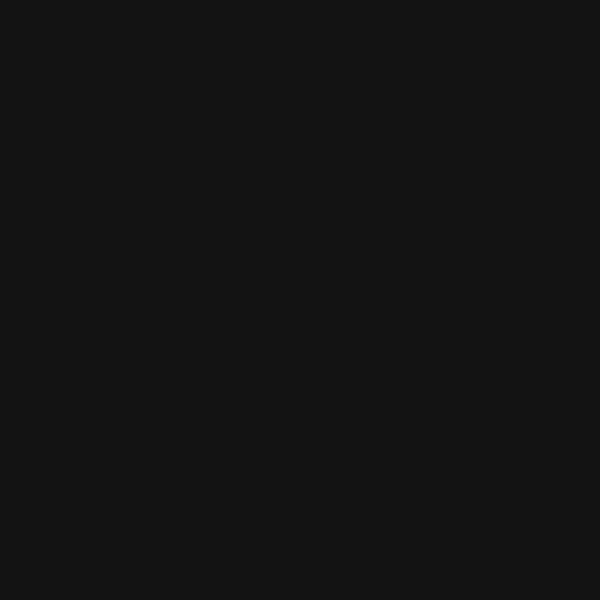
Frame 1 (no input)
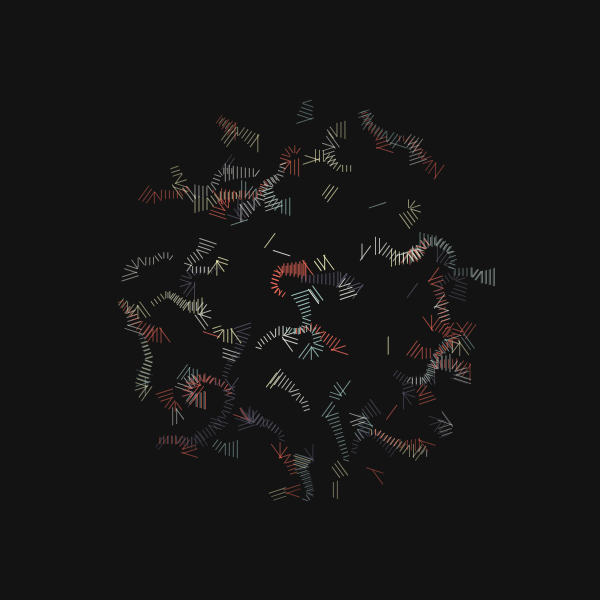
Frame 60 (no input)
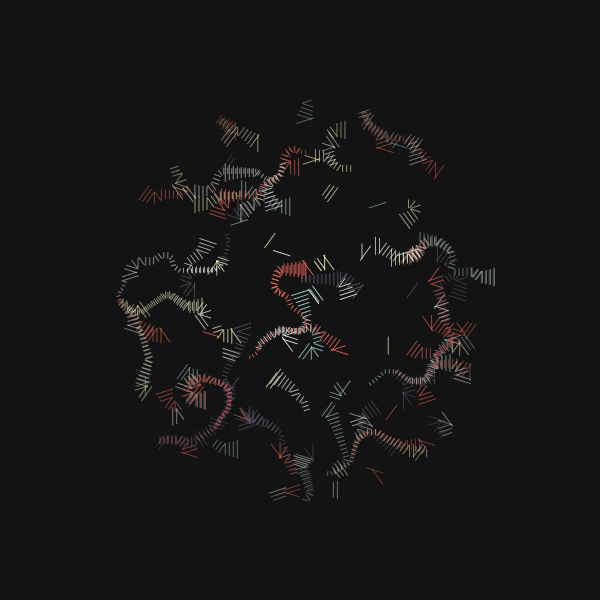
Frame 120 (the mouse pressed at the canvas centre since frame 60)

The p5.js sketch that drew these frames (run headless with seeded random() and noise() and a simulated clock; from frame 60 on, the mouse is pressed at the canvas centre):

// p5.js sketch
// ── sketch.js
const points = []
const colors = []
let step, palette, r
let t = 1

function setup() {
    createCanvas((w = 600), (h = 600))
    r = min(w, h) / 3
    palette = random(colorPals)
    for (i = 0; i < r * 0.75; i++) {
        let a = random(TAU)
        let r_ = r * sqrt(random(1))
        points[i] = createVector(r_ * cos(a) + w / 2, r_ * sin(a) + h / 2)
        colors[i] = random(palette)
    }
    background(19)
    step = randi(3, 10)
    console.log(points.length)
}

function draw() {
    for (let i = points.length - 1; i >= 0; i--) {
        let p = points[i]
        let n = (noise(p.x * 0.01, p.y * 0.01) * 8 * PI) % TAU
        n = round(n / (TAU / step)) * (TAU / step)

        let f = createVector(cos(n), sin(n))
        p.add(f)

        if (
            pow(p.x - w / 2, 2) + pow(p.y - h / 2, 2) <= pow(r, 2) &&
            frameCount % 4 === 0
        ) {
            let c = color(colors[i])
            c.setAlpha(map(dist(w / 2, h / 2, p.x, p.y), 0, r, 255, 100))
            stroke(c)
            strokeWeight(1)
            push()
            translate(p.x, p.y)
            rotate(f.heading())
            line(0, -10 / t, 0, 10 / t)
            pop()
        }
        if (random(1) < 0.02) {
            points.splice(i, 1)
            colors.splice(i, 1)
        }
    }
    t += 0.05
    console.log(points.length)
}

function randi(l, h) {
    return floor(random(l, h + 1))
}

const colorPals = [
    ["#f7f3f2", "#0077e1", "#f5d216", "#fc3503"],
    ["#294984", "#6ca0a7", "#ffc789", "#df5f50", "#5a3034", "#fff1dd"],
    ["#fef9c6","#ffcc4d","#f5b800","#56a1c4","#4464a1","#ee726b","#df5f50","#5a3034"],
    ["#ed6a5a", "#f4f1bb", "#9bc1bc", "#5d576b", "#e6ebe0"],
    ["#d9ed92","#b5e48c","#99d98c","#76c893","#52b69a","#34a0a4","#168aad","#1a759f","#1e6091","#184e77"]
]
